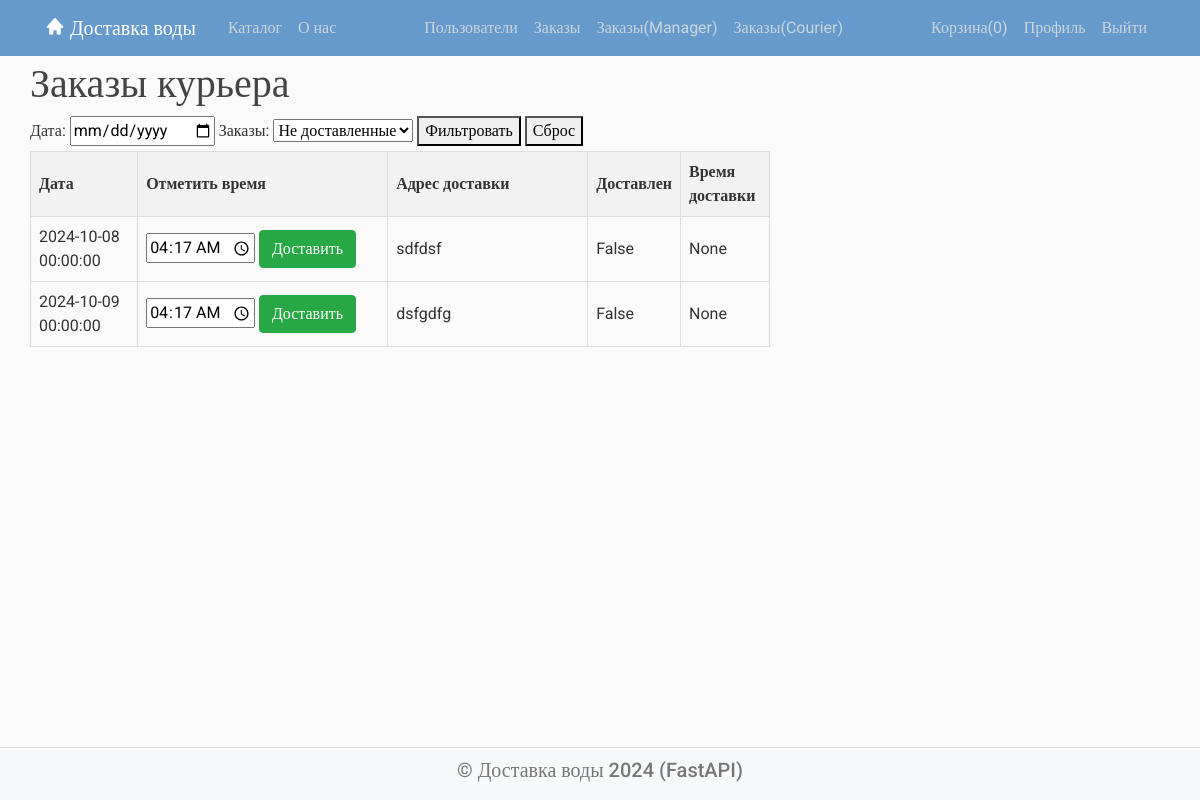
The page /order/courier (signed in) on the database its author committed.
### models/order.py (models this page shows, shortened)
class Order(Base):
    __tablename__ = "orders"
    id = Column(Integer, primary_key=True, index=True)
    number = Column(String)
    customer_name = Column(String)
    customer_email = Column(String)
    customer_phone = Column(String)
    address = Column(String)
    delivery_date = Column(DateTime)
    items = Column(String)
    total_price = Column(DECIMAL(10, 2), default=0.00)
    created_at = Column(DateTime, default=datetime.now())
    is_new = Column(Boolean, default=True)
    is_confirmed = Column(Boolean, default=False)
    confirmed_at = Column(DateTime, default=None)
    is_delivered = Column(Boolean, default=False)
    is_delivered_time = Column(DateTime, default=None)
    is_canceled = Column(Boolean, default=False)
    city_id = Column(Integer, ForeignKey('cities.id'), nullable=False)
    city = relationship('City', back_populates='orders')
    user_id = Column(Integer, ForeignKey('users.id'), nullable=False, index=True)
    user = relationship('User', foreign_keys=[user_id], back_populates='orders')
    manager_id = Column(Integer, ForeignKey('users.id'), nullable=True)
    courier_id = Column(Integer, ForeignKey('users.id'), nullable=True)
    manager = relationship('User', foreign_keys=[manager_id], back_populates='managed_orders')
    courier = relationship('User', foreign_keys=[courier_id], back_populates='courier_orders')

### routers/order.py (the view)
@router.get("/courier")
async def courier_orders(request: Request, db: Session = Depends(get_db)):
    user = get_current_user(request, db)
    if not user.profile.is_courier and not user.is_admin:
        raise HTTPException(status_code=403, detail="You are not a courier")
    if request.query_params.get('reset'):
        request.session['date_filter'] = ""
        request.session['courier_filter'] = "no_delivery"
    else:
        request.session['date_filter'] = request.query_params.get('date')
        request.session['courier_filter'] = request.query_params.get('courier', 'no_delivery')
    date_filter = request.query_params.get('date')
    courier_filter = request.session.get('courier_filter', 'no_delivery')
    orders = db.query(Order).filter(Order.courier == user)
    if date_filter:
        orders = orders.filter(Order.delivery_date == date_filter)
    if courier_filter == 'no_delivery':
        orders = orders.filter(Order.is_delivered == False)
    elif courier_filter == 'my_orders':
        orders = orders.filter(Order.courier == user)
    orders = orders.all()
    context = {
        'title': 'Заказы',
        'orders': orders,
        'cart_items_count': request.session.get("cart_items_count", 0),
        'user': user,
        'date_filter': date_filter,
        'courier_filter': courier_filter,
        'current_time': datetime.now().strftime('%H:%M')
    }
    return templates.TemplateResponse(request, "/order/orders_courier.html", context)

### templates/order/orders_courier.html (shortened to what this page needs)
{% extends "main.html" %}
{% block content %}
<div class="container">
    <h1>Заказы курьера</h1>
    <form method="GET" class="filter-form" style="display: inline;">
        <label for="date">Дата:</label>
        <input type="date" name="date" value="{{ date_filter }}" />
        <label for="courier">Заказы:</label>
        <select name="courier">
            <option value="no_delivery" {% if courier_filter == 'no_delivery' %}selected{% endif %}>Не доставленные</option>
        </select>
        <button type="submit">Фильтровать</button>
        <button type="submit" name="reset" value="true"> Сброс</button>
    </form>
    <table>
        <thead>
        <tr>
            <th>Дата</th>
            <th>Отметить время</th>
            <th>Адрес доставки</th>
            <th>Доставлен</th>
            <th>Время доставки</th>
        </tr>
        </thead>
        <tbody>
        {% for order in orders %}
        <tr>
            <td>{{ order.delivery_date }}</td>
            <td>
                {% if not order.is_delivered %}
                <form method="POST" action="confirm_delivery/{{ order.id }}">
                    <input type="time" name="delivered_time" value="{{ current_time }}" />
                    <button type="submit" class="btn btn-success">Доставить</button>
                </form>
                {% else %}
                <i> Доставлено {{ order.is_delivered_time }} </i>
                {% endif %}
            </td>
            <td>{{ order.address }}</td>
            <td>{{ order.is_delivered }}</td>
            <td>{{ order.is_delivered_time }}</td>
        </tr>
        {% endfor %}
        </tbody>
    </table>
</div>
{% endblock %}

### static/styles.css (style rules this page uses)
body { margin:0; padding:0; background: #fafafa; color: #333333; margin-top: 5rem; font-family:Roboto; }
h1, h2, h3, h4, h5, h6 { color: #444444; }

### templates/main.html (style rules this page uses)
body { display: flex; flex-direction: column; min-height: 100vh; margin: 0; }

### templates/order/orders_courier.html (style rules this page uses)
table { width: 100%; border-collapse: collapse; }
th, td { border: 1px solid #ddd; padding: 8px; text-align: left; }
th { background-color: #f2f2f2; }
th:nth-child(1), td:nth-child(1) { min-width: 100px; }
th:nth-child(2), td:nth-child(2) { width: 250px; }
th:nth-child(3), td:nth-child(3) { width: 200px; }

### rows shown on the page
Order: delivery_date "2024-10-08 00:00:00", address "sdfdsf", is_delivered "False", is_delivered_time "None"
Order: delivery_date "2024-10-09 00:00:00", address "dsfgdfg", is_delivered "False", is_delivered_time "None"

### other values the page prints
{{ cart_items_count }} "0"
